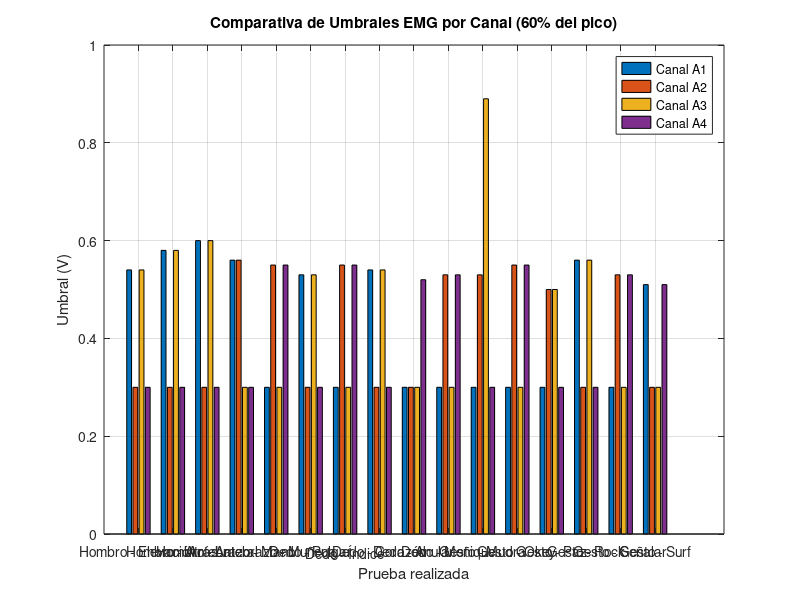

Write MATLAB code to recreate this figure.
% Gráfica comparativa de umbrales EMG calculados (60% del valor pico)
clear; clc;

% Etiquetas de las pruebas (puedes ampliarlas si añades más)
etiquetas = {
    'Hombro - Elevación', 'Hombro - Atrás', 'Hombro - Lateral', ...
    'Antebrazo - Mano', 'Antebrazo - Muñeca', ...
    'Dedo - Pulgar', 'Dedo - Índice', 'Dedo - Corazón', ...
    'Dedo - Anular', 'Dedo - Meñique', ...
    'Gesto - Mudra', 'Gesto - Okey', 'Gesto - Paz', ...
    'Gesto - Rock', 'Gesto - Señalar', 'Gesto - Surf'
};

% Matriz de umbrales por canal EMG (A1-A4), en voltios
% Cada fila = una prueba | Columnas = A1 A2 A3 A4
umbrales = [
    0.54 0.30 0.54 0.30;   % Hombro Elevación
    0.58 0.30 0.58 0.30;   % Hombro Atrás
    0.60 0.30 0.60 0.30;   % Hombro Lateral
    0.56 0.56 0.30 0.30;   % Antebrazo Mano
    0.30 0.55 0.30 0.55;   % Antebrazo Muñeca
    0.53 0.30 0.53 0.30;   % Pulgar
    0.30 0.55 0.30 0.55;   % Índice
    0.54 0.30 0.54 0.30;   % Corazón
    0.30 0.30 0.30 0.52;   % Anular
    0.30 0.53 0.30 0.53;   % Meñique
    0.30 0.53 0.89 0.30;   % Mudra
    0.30 0.55 0.30 0.55;   % Okey
    0.30 0.50 0.50 0.30;   % Paz
    0.56 0.30 0.56 0.30;   % Rock
    0.30 0.53 0.30 0.53;   % Señalar
    0.51 0.30 0.30 0.51    % Surf
];

% Gráfico
figure;
bar(umbrales, 'grouped');
title('Comparativa de Umbrales EMG por Canal (60% del pico)');
xlabel('Prueba realizada');
ylabel('Umbral (V)');
legend('Canal A1', 'Canal A2', 'Canal A3', 'Canal A4');
xticks(1:length(etiquetas));
xticklabels(etiquetas);
xtickangle(45);
grid on;
ylim([0 1]);

% Comentario adicional
disp('Gráfico generado correctamente. Se comparan los umbrales calculados en cada prueba según el canal EMG.');
